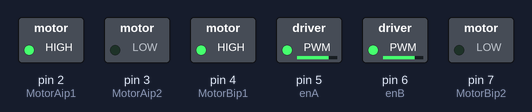
A sketch run on a simulated Arduino Uno, built with avr-gcc and run on an emulated ATmega328P. On the bench: switched loads named in the sketch (green lamp = pin HIGH).

Above: at 0.1 s.
Timing chart, 0 to 1.6 s (numbered marks = the images above):
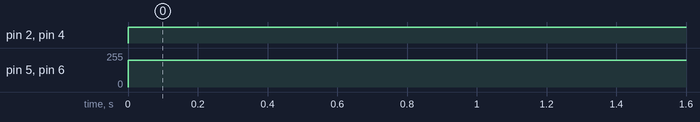

Measured:
- by itself, pin 2 (MotorAip1), pin 4 (MotorBip1): LOW → HIGH at 0.00 s
- by itself, pin 5 (enA), pin 6 (enB): 0/255 → 200/255 at 0.00 s

The sketch:

LineFollowerrobot.ino
```cpp
// Black Line Follower
int IR1=8;      //Right sensor
int IR2=9;    //left Sensor
// motor one
int enA = 5;    //Right motor
int MotorAip1=2;
int MotorAip2=3;
// motor two
int enB = 6;    //Left motor
int MotorBip1=4;
int MotorBip2=7;
void setup()
{
  // put your setup code here, to run once:
  pinMode(enA, OUTPUT);
  pinMode(enB, OUTPUT);
  pinMode(IR1,INPUT);
  pinMode(IR2,INPUT);
  pinMode(MotorAip1,OUTPUT);
  pinMode(MotorAip2,OUTPUT);
  pinMode(MotorBip1,OUTPUT);
  pinMode(MotorBip2,OUTPUT);
}
void loop()
{
//   if(digitalRead(IR1)==HIGH && digitalRead(IR2)==HIGH) //IR will not glow on black line
//  {
//    //Stop both Motors
//    digitalWrite(MotorAip1,LOW);
//    digitalWrite(MotorAip2,LOW);
//    digitalWrite(MotorBip1,LOW);
//    digitalWrite(MotorBip2,LOW);
//   analogWrite (enA, 0);
//   analogWrite (enB, 0);
//  }

//  else if(digitalRead(IR1)==LOW && digitalRead(IR2)==LOW)  //IR not on black line
//  {
    //Move both the Motors
    digitalWrite(MotorAip1,HIGH);
    digitalWrite(MotorAip2,LOW);
    digitalWrite(MotorBip1,HIGH);
    digitalWrite(MotorBip2,LOW);
    analogWrite (enA, 200);
    analogWrite (enB, 200);
//  }
//
//  else if(digitalRead(IR1)==LOW && digitalRead(IR2)==HIGH)
//  {
//    //Tilt robot towards left by stopping the left wheel and moving the right one
//    digitalWrite(MotorAip1,HIGH);
//    digitalWrite(MotorAip2,LOW);
//    digitalWrite(MotorBip1,LOW);
//    digitalWrite(MotorBip2,HIGH);
//    analogWrite (enA, 200);
//    analogWrite (enB, 150);
//   delay(100);
//  }
//
//  else if(digitalRead(IR1)==HIGH && digitalRead(IR2)==LOW)
//  {
//    //Tilt robot towards right by stopping the right wheel and moving the left one
//     digitalWrite(MotorAip1,LOW);     // If I want to turn right then the speed of the right wheel should be less than that of the left wheel, here, let a be the right wheel
//    digitalWrite(MotorAip2,HIGH);
//    digitalWrite(MotorBip1,HIGH);
//    digitalWrite(MotorBip2,LOW);
//    analogWrite (enA, 150);
//   analogWrite (enB, 200);
//   delay(100);
//  }
//
//  else
//  {
//    //Stop both the motors
//    digitalWrite(MotorAip1,LOW);
//    digitalWrite(MotorAip2,LOW);
//    digitalWrite(MotorBip1,LOW);
//    digitalWrite(MotorBip2,LOW);
//    analogWrite (enA, 0);
//   analogWrite (enB, 0);
//  }
}
```
